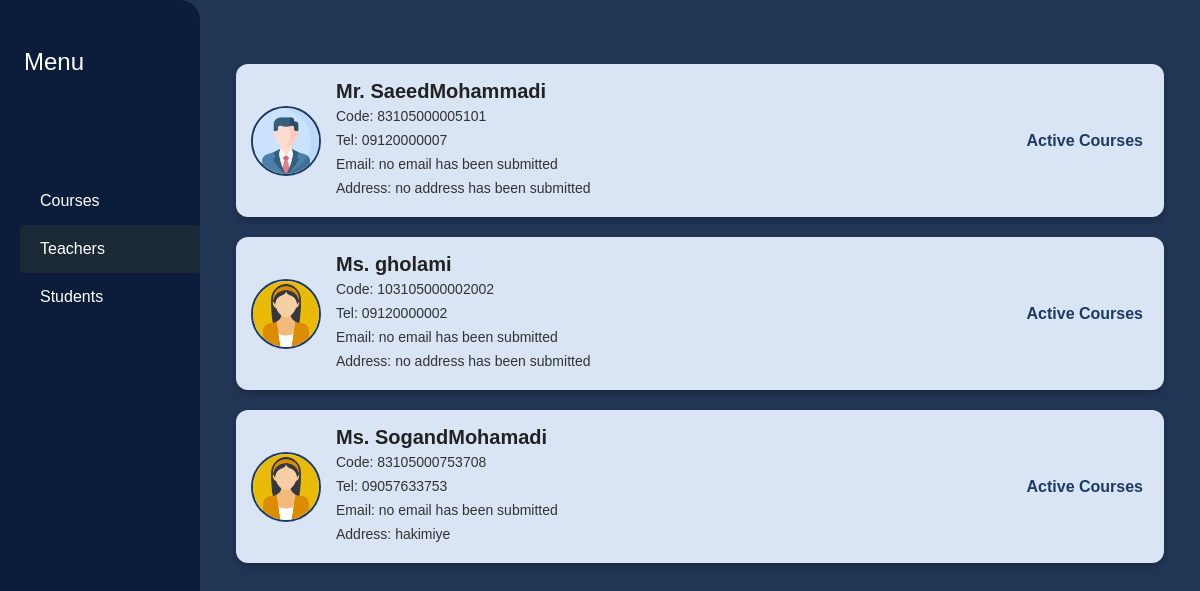
Screenshot of /teachers/ with the database file from the repository.
### accounts/models.py (models this page shows, shortened)
class CustomUser(AbstractUser):
    user_code = models.CharField(
        editable=False,
        unique=True,
        default='',
    )
    national_code = models.CharField(
        max_length=10,
        unique=True,
        default='',
    )
    EDUCATIONAL_GROUP_CHOICES = [
        ('teacher', 'teacher'),
        ('student', 'student'),
        ('admin', 'admin'),
    ]
    educational_group = models.CharField(
        max_length=7,
        choices=EDUCATIONAL_GROUP_CHOICES,
        default='',
        blank=True,
        null=True,
    )
    Tel = models.CharField(
        max_length=12,
        unique=True,
        default='',
    )
    birth_date = models.DateField(default=timezone.now)
    GENDER_CHOICES = [
        ('male', 'male'),
        ('female', 'female'),
    ]
    gender = models.CharField(
        max_length=6,
        choices=GENDER_CHOICES,
        default='',
    )
    address = models.TextField(
        default=''
    )

### my_admin/views.py (the view)
# urls.py: path('teachers/', teachers_list, name='teachers'),
def teachers_list(request):
    teachers = CustomUser.objects.filter(educational_group='teacher')
    courses = Courses.objects.all()
    context = {
        'teachers': teachers,
        'courses': courses,
    }
    return render(request, 'my_admin/admin-teachers.html', context)

### my_admin/models.py (called while the page is built)
    def __str__(self):
        return f'{self.course_name} - {self.course_code}'

### my_admin/templates/my_admin/admin-teachers.html (shortened to what this page needs)
{% extends 'base.html' %}
{% load static %}
{% block head_refs %}
    <link href="https://cdn.jsdelivr.net/npm/bootstrap@5.3.3/dist/css/bootstrap.min.css" rel="stylesheet"/>
    <link rel="stylesheet" href="{% static 'css/teachers.css' %}"/>
{% endblock head_refs %}
{% block contents %}
    <div class="d-flex pt-3">
        <nav class="sidebar pt-5">
            <h4 class="ms-4 text-white">Menu</h4>
            <ul class="nav flex-column">
                <li class="nav-item"><a href="{% url 'my_admin:course_list' %}" class="nav-link">Courses</a></li>
                <li class="nav-item"><a href="{% url 'my_admin:teachers' %}" class="nav-link active">Teachers</a></li>
                <li class="nav-item"><a href="{% url 'my_admin:students' %}" class="nav-link">Students</a></li>
            </ul>
        </nav>
        <div class="content flex-grow-1 p-4 text-white">
            <div class="container py-4">
                {% for teacher in teachers %}
                    <div class="user-card">
                        {% if teacher.gender == 'male' %}
                            <img src="{% static 'avatars/man.png' %}" alt="male avatar">
                        {% else %}
                            <img src="{% static 'avatars/woman_6997570.png' %}" alt="female avatar">
                        {% endif %}
                        <div class="user-info">
                            {% if teacher.gender == 'male' %}
                                <h5>Mr. {{ teacher.username }}</h5>
                            {% else %}
                                <h5>Ms. {{ teacher.username }}</h5>
                            {% endif %}
                            <p>Code: {{ teacher.user_code }}</p>
                            {% if teacher.Tel %}
                                <p>Tel: {{ teacher.Tel }}</p>
                            {% else %}
                                <p>Tel: no Tel has been submitted</p>
                            {% endif %}
                            {% if teacher.email %}
                                <p>Email: {{ teacher.email }}</p>
                            {% else %}
                                <p>Email: no email has been submitted</p>
                            {% endif %}
                            {% if teacher.address %}
                                <p>Address: {{ teacher.address }}</p>
                            {% else %}
                                <p>Address: no address has been submitted</p>
                            {% endif %}
                        </div>
                        <button class="btn-course" data-bs-toggle="modal"
                                data-bs-target="#activeCoursesModal{{ teacher.id }}">Active
                            Courses
                        </button>
                    </div>
                {% endfor %}
            </div>
        </div>
    </div>
{% endblock contents %}

### static/css/teachers.css (style rules this page uses)
body { background-color: rgb(33, 53, 85); font-family: Arial, sans-serif; }
.sidebar { width: 200px; min-height: 100vh; background-color: rgb(11, 29, 58); position: fixed; top: 0; left: 0; border-top-right-radius: 20px; border-bottom-right-radius: 20px; }
.sidebar .nav { margin-top: 100px; padding-left: 20px; }
.sidebar .nav-link { color: #ffffff; padding: 12px 20px; display: block; }
.sidebar .nav-link.active, .sidebar .nav-link:hover { background-color: #1b2836; color: #fff; border-radius: 4px; }
.content { margin-left: 200px; }
.user-card { background-color: #d9e4f4; border-radius: 12px; padding: 15px; margin-bottom: 20px; display: flex; align-items: center; box-shadow: 0 4px 6px rgba(0, 0, 0, 0.2); }
.user-card img { width: 70px; height: 70px; border-radius: 50%; margin-right: 15px; border: 2px solid #1c3b63; background-color: white; }
.user-info { flex-grow: 1; }
.user-info h5 { margin: 0; font-weight: bold; color: #222; }
.user-info p { margin: 3px 0; color: #333; font-size: 14px; }
.btn-course { background-color: transparent; border: none; color: #1c3b63; font-weight: bold; }

### rows the page displays
CustomUser: username "SaeedMohammadi", user_code "83105000005101", Tel "09120000007", email "Email: no email has been submitted", address "Address: no address has been submitted"
CustomUser: username "gholami", user_code "103105000002002", Tel "09120000002", email "Email: no email has been submitted", address "Address: no address has been submitted"
CustomUser: username "SogandMohamadi", user_code "83105000753708", Tel "09057633753", email "Email: no email has been submitted", address "hakimiye"
